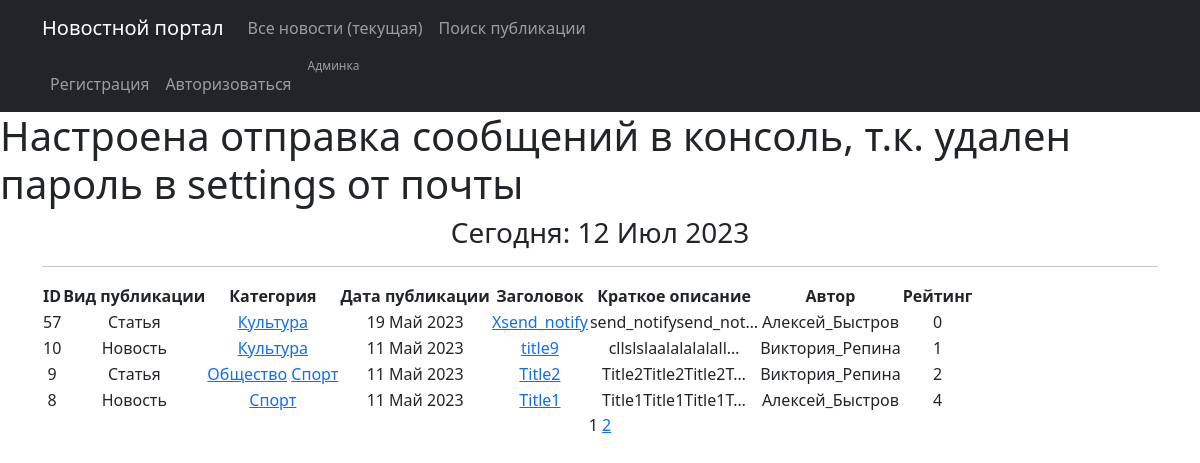
Before: /news/ with the older database file.
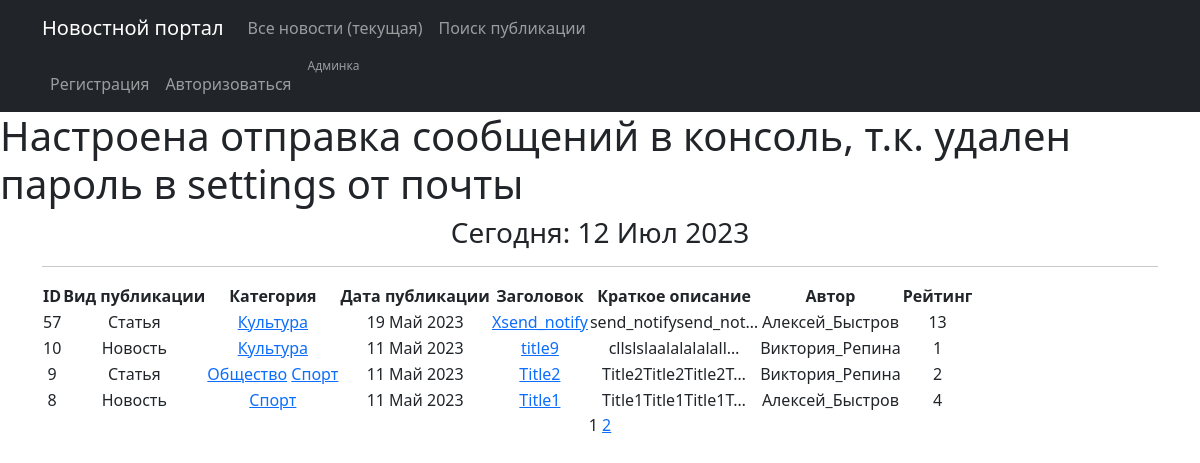
After: the same page with the newer database file.
### news/models.py (models this page shows, shortened)
class Post(models.Model):
    article = 'ART'
    news = 'NEW'
    POSITIONS = [
        (article, 'Статья'),
        (news, 'Новость')
    ]
    author = models.ForeignKey(Author, on_delete=models.CASCADE, verbose_name='Автор публикации')
    typeChoice = models.CharField(max_length=3, choices=POSITIONS, default=news, verbose_name='Вид публикации')
    pubDate = models.DateTimeField(auto_now_add=True, verbose_name='Дата публикации')
    postCategory = models.ManyToManyField(Category, through='PostCategory', default="Категория", verbose_name='Категория')
    headline = models.CharField(max_length=255, verbose_name='Заголовок')
    text = models.TextField(default="Текст статьи", verbose_name='Текст')
    postRating = models.SmallIntegerField(default=0, verbose_name='Рейтинг')
    class Meta:
        verbose_name = 'Публикация'
        verbose_name_plural = 'Публикации'

class Author(models.Model):
    authUser = models.OneToOneField(User, on_delete=models.CASCADE)
    authorRating = models.IntegerField(default=0)
    class Meta:
        verbose_name = 'Автор'
        verbose_name_plural = 'Авторы'

### news/views.py (the view)
# urls.py: path('', cache_page(60)(PostList.as_view()), name='posts_list'),
class PostList(ListView):
    model = Post
    ordering = '-pubDate'
    template_name = 'news.html'
    context_object_name = 'posts'
    paginate_by = 4
    def get_context_data(self, **kwargs):
        context = super().get_context_data(**kwargs)
        context['time_now'] = datetime.utcnow()
        context['next_post'] = None
        return context

### news/models.py (called while the page is built)
    def __str__(self):
        return f'{self.catName.title()}'

### news/templatetags/custom_filters.py (called while the page is built)
@register.filter()
def censor(text, cens):
    text_list = text.split()
    censored_text_list = []
    cens = ["мира", 'слабо', 'клим']
    for n in text_list:
        word = ''.join(_ for _ in n if _ not in string.punctuation)
        if word.lower() in cens:
            censored_word = word[0] + '***'
            censored_text_list.append(n.replace(word, censored_word))
        else:
            censored_text_list.append(n)
    return ' '.join(censored_text_list)

### news/templatetags/custom_tags.py (called while the page is built)
@register.simple_tag(takes_context=True)
def url_replace(context, **kwargs):
   d = context['request'].GET.copy()
   for k, v in kwargs.items():
       d[k] = v
   return d.urlencode()

### templates/news.html (shortened to what this page needs)
{% extends 'flatpages/default.html' %}
{% load custom_filters %}
{% load custom_tags %}
{% block content %}
   <h3>Сегодня: {{time_now|date:'d M Y' }}</h3>
 <hr>
   {% if posts or postsearch %}
       <table>
           <tr>
               <td><b>ID</b></td>
               <td><b>Вид публикации</b></td>
               <td><b>Категория</b></td>
               <td><b>Дата публикации</b></td>
               <td><b>Заголовок</b></td>
               <td><b>Краткое описание</b></td>
               <td><b>Автор</b></td>
               <td><b>Рейтинг</b></td>
           </tr>
           {% for post in posts %}
           <tr>
               <td>{{ post.id}}</td>
               <td>{{ post.get_typeChoice_display}}</td>
               <td>{% for category in post.postCategory.all %}
                    <a href="http://127.0.0.1:8000/subscriptions/{{category.id}}">{{ category }}</a>
               {% endfor %}</td>
               <td>{{ post.pubDate|date:'d M Y'}}</td>
               <td><a href=http://127.0.0.1:8000/news/{{post.id}}>{{ post.headline|censor:''}}</a></td>
               <td>{{ post.text|truncatechars:20|censor:''}}</td>
               <td>{{ post.author.authUser}}</td>
               <td>{{ post.postRating}}</td>
               <td>
               </td>
           </tr>
           {% endfor %}
       </table>
   {% else %}
       <h2>Статей нет!</h2>
   {% endif %}
   {{ page_obj.number }}
   {% if page_obj.has_next %}
       <a href="?{% url_replace page=page_obj.next_page_number %}">{{ page_obj.next_page_number }}</a>
   {% endif %}
{% endblock content %}

Changed rows visible on the page:
changed Post "19 Май 2023": postRating "0" → "13"
